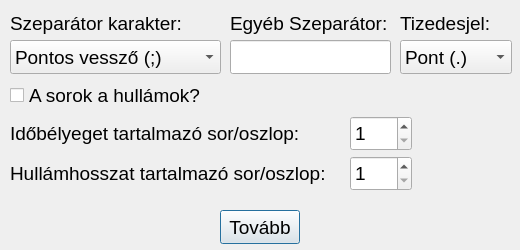
<?xml version="1.0" encoding="UTF-8"?>
<ui version="4.0">
 <class>ImportOptionsDialog</class>
 <widget class="QDialog" name="ImportOptionsDialog">
  <property name="geometry">
   <rect>
    <x>0</x>
    <y>0</y>
    <width>520</width>
    <height>250</height>
   </rect>
  </property>
  <property name="font">
   <font>
    <pointsize>14</pointsize>
   </font>
  </property>
  <property name="windowTitle">
   <string>Dialog</string>
  </property>
  <property name="locale">
   <locale language="Hungarian" country="Hungary"/>
  </property>
  <widget class="QComboBox" name="SepComboBox">
   <property name="geometry">
    <rect>
     <x>10</x>
     <y>40</y>
     <width>211</width>
     <height>34</height>
    </rect>
   </property>
   <property name="toolTip">
    <string>Ignorált, ha van valami beleírva az egyéb szeparátor menübe.</string>
   </property>
   <item>
    <property name="text">
     <string>Pontos vessző (;)</string>
    </property>
   </item>
   <item>
    <property name="text">
     <string>Kettőspont (:)</string>
    </property>
   </item>
   <item>
    <property name="text">
     <string>Vessző (,)</string>
    </property>
   </item>
   <item>
    <property name="text">
     <string>Tabulátor (\t)</string>
    </property>
   </item>
   <item>
    <property name="text">
     <string>Kötőjel (-)</string>
    </property>
   </item>
   <item>
    <property name="text">
     <string>Aláhúzás (_)</string>
    </property>
   </item>
   <item>
    <property name="text">
     <string>Szóköz ( )</string>
    </property>
   </item>
   <item>
    <property name="text">
     <string>Függőleges vonal (|)</string>
    </property>
   </item>
  </widget>
  <widget class="QLabel" name="Seplabel">
   <property name="geometry">
    <rect>
     <x>10</x>
     <y>10</y>
     <width>182</width>
     <height>26</height>
    </rect>
   </property>
   <property name="text">
    <string>Szeparátor karakter:</string>
   </property>
  </widget>
  <widget class="QLineEdit" name="OtherSepLineEdit">
   <property name="geometry">
    <rect>
     <x>230</x>
     <y>40</y>
     <width>161</width>
     <height>34</height>
    </rect>
   </property>
   <property name="toolTip">
    <string>A listában nem található szeparátor esetén kell kitölteni.</string>
   </property>
  </widget>
  <widget class="QLabel" name="OtherSeplabel">
   <property name="geometry">
    <rect>
     <x>230</x>
     <y>10</y>
     <width>161</width>
     <height>26</height>
    </rect>
   </property>
   <property name="text">
    <string>Egyéb Szeparátor:</string>
   </property>
  </widget>
  <widget class="QLabel" name="Declabel">
   <property name="geometry">
    <rect>
     <x>400</x>
     <y>10</y>
     <width>93</width>
     <height>26</height>
    </rect>
   </property>
   <property name="text">
    <string>Tizedesjel:</string>
   </property>
  </widget>
  <widget class="QComboBox" name="DecComboBox">
   <property name="geometry">
    <rect>
     <x>400</x>
     <y>40</y>
     <width>112</width>
     <height>34</height>
    </rect>
   </property>
   <property name="toolTip">
    <string/>
   </property>
   <item>
    <property name="text">
     <string>Pont (.)</string>
    </property>
   </item>
   <item>
    <property name="text">
     <string>Vessző (,)</string>
    </property>
   </item>
  </widget>
  <widget class="QCheckBox" name="WaveIsRowCheckBox">
   <property name="geometry">
    <rect>
     <x>10</x>
     <y>80</y>
     <width>203</width>
     <height>31</height>
    </rect>
   </property>
   <property name="text">
    <string>A sorok a hullámok?</string>
   </property>
  </widget>
  <widget class="QSpinBox" name="TimeSpinBox">
   <property name="geometry">
    <rect>
     <x>350</x>
     <y>116</y>
     <width>62</width>
     <height>35</height>
    </rect>
   </property>
   <property name="toolTip">
    <string>Hányadik sor/oszlop tartalmazza az idő bélyeget.</string>
   </property>
   <property name="minimum">
    <number>1</number>
   </property>
   <property name="maximum">
    <number>999</number>
   </property>
   <property name="value">
    <number>1</number>
   </property>
  </widget>
  <widget class="QSpinBox" name="WavelengthSpinBox">
   <property name="geometry">
    <rect>
     <x>350</x>
     <y>156</y>
     <width>62</width>
     <height>35</height>
    </rect>
   </property>
   <property name="toolTip">
    <string>Hányadik sor/oszlop tartalmazza a hullámhosszat.</string>
   </property>
   <property name="minimum">
    <number>1</number>
   </property>
   <property name="maximum">
    <number>999</number>
   </property>
   <property name="value">
    <number>1</number>
   </property>
  </widget>
  <widget class="QLabel" name="TimeLabel">
   <property name="geometry">
    <rect>
     <x>10</x>
     <y>120</y>
     <width>311</width>
     <height>26</height>
    </rect>
   </property>
   <property name="text">
    <string>Időbélyeget tartalmazó sor/oszlop:</string>
   </property>
  </widget>
  <widget class="QLabel" name="WavelengthLabel">
   <property name="geometry">
    <rect>
     <x>10</x>
     <y>160</y>
     <width>337</width>
     <height>26</height>
    </rect>
   </property>
   <property name="text">
    <string>Hullámhosszat tartalmazó sor/oszlop:</string>
   </property>
  </widget>
  <widget class="QPushButton" name="ContinueButton">
   <property name="geometry">
    <rect>
     <x>220</x>
     <y>210</y>
     <width>80</width>
     <height>34</height>
    </rect>
   </property>
   <property name="text">
    <string>Tovább</string>
   </property>
  </widget>
 </widget>
 <resources/>
 <connections/>
</ui>
